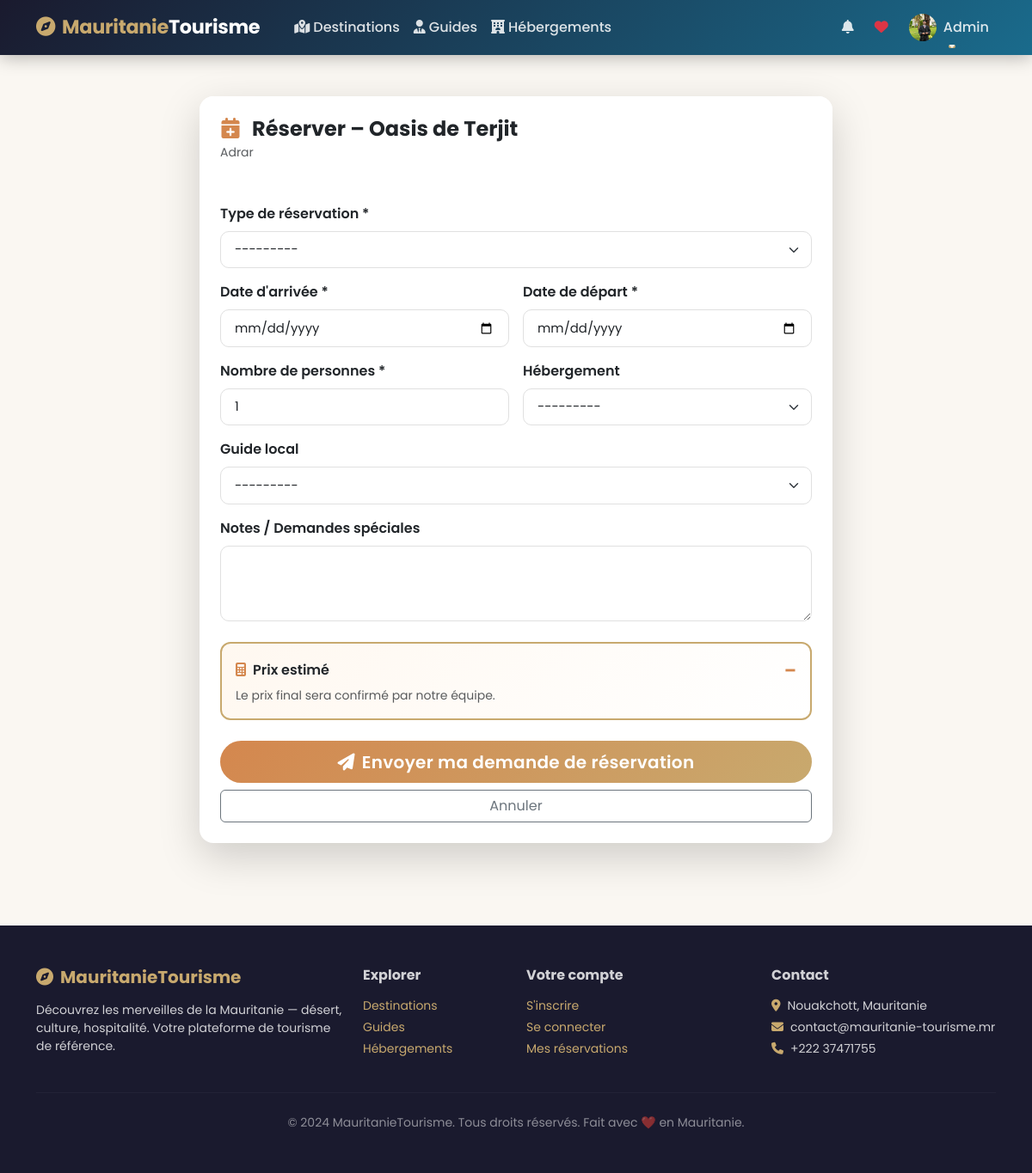
Screenshot of /reserver/4/ (signed in) with the database file from the repository.
### main/models.py (models this page shows, shortened)
class Utilisateur(AbstractUser):
    ROLES = [
        ('visiteur', 'Visiteur'),
        ('utilisateur', 'Utilisateur'),
        ('admin', 'Administrateur'),
    ]
    role = models.CharField(max_length=20, choices=ROLES, default='visiteur')
    telephone = models.CharField(max_length=20, blank=True, null=True)
    adresse = models.CharField(max_length=255, blank=True, null=True)
    pays = models.CharField(max_length=100, blank=True, null=True)
    photo_profil = models.ImageField(upload_to='profils/', blank=True, null=True)
    date_inscription = models.DateTimeField(auto_now_add=True)
    est_actif = models.BooleanField(default=True)
    class Meta:
        db_table = 'UTILISATEUR'
        verbose_name = 'Utilisateur'
        verbose_name_plural = 'Utilisateurs'

class Destination(models.Model):
    nom = models.CharField(max_length=200)
    description = models.TextField()
    region = models.ForeignKey(Region, on_delete=models.SET_NULL, null=True, related_name='destinations')
    latitude = models.DecimalField(max_digits=10, decimal_places=7, null=True, blank=True)
    longitude = models.DecimalField(max_digits=10, decimal_places=7, null=True, blank=True)
    image_principale = models.ImageField(upload_to='destinations/', blank=True, null=True)
    video_url = models.URLField(blank=True, null=True, help_text="URL YouTube ou autre")
    prix_entree = models.DecimalField(max_digits=10, decimal_places=2, default=0)
    est_active = models.BooleanField(default=True)
    date_creation = models.DateTimeField(auto_now_add=True)
    note_moyenne = models.DecimalField(max_digits=3, decimal_places=2, default=0)
    nb_commentaires = models.IntegerField(default=0)
    class Meta:
        db_table = 'DESTINATION'
        verbose_name = 'Destination'
        verbose_name_plural = 'Destinations'

class Region(models.Model):
    nom = models.CharField(max_length=100, unique=True)
    description = models.TextField(blank=True)
    class Meta:
        db_table = 'REGION'

### main/views.py (the view)
# urls.py: path('reserver/<int:dest_id>/',             views.creer_reservation,        name='creer_reservation'),
@login_required
def creer_reservation(request, dest_id):
    destination = get_object_or_404(Destination, pk=dest_id, est_active=True)
    hebergements = destination.hebergements.filter(est_actif=True)
    guides       = destination.guides.filter(est_disponible=True)
    if request.method == 'POST':
        form = ReservationForm(request.POST, destination=destination)
        if form.is_valid():
            reservation = form.save(commit=False)
            reservation.utilisateur  = request.user
            reservation.destination  = destination
            try:
                with connection.cursor() as cursor:
                    cursor.callproc('PKG_RESERVATION.creer_reservation', [
                        request.user.id,
                        destination.id,
                        reservation.type_reservation,
                        reservation.hebergement_id,
                        reservation.guide_id,
                        reservation.date_debut,
                        reservation.date_fin,
                        reservation.nb_personnes,
                        reservation.notes,
                        None, None
                    ])
            except Exception:
                nb_nuits = (reservation.date_fin - reservation.date_debut).days
                prix = 0
                if reservation.hebergement:
                    prix += reservation.hebergement.prix_nuit * nb_nuits
                if reservation.guide:
                    prix += reservation.guide.prix_journee * nb_nuits * reservation.nb_personnes
                reservation.prix_total = prix
                reservation.save()
            messages.success(request, 'Réservation créée ! Elle sera confirmée par notre équipe.')
            return redirect('mes_reservations')
    else:
        form = ReservationForm(destination=destination)
    return render(request, 'reservations/creer.html', {
        'form': form,
        'destination': destination,
        'hebergements': hebergements,
        'guides': guides,
    })

### main/models.py (called while the page is built)
    def __str__(self):
        return f"{self.prenom} {self.nom}"

    def __str__(self):
        return f"{self.nom} - {self.destination.nom}"

### templates/reservations/creer.html (shortened to what this page needs)
{% extends 'base.html' %}
{% block content %}
<div class="py-5" style="background:var(--creme)">
    <div class="container">
        <div class="row justify-content-center">
            <div class="col-lg-8">
                <div class="card border-0 rounded-4 shadow-lg">
                    <div class="card-header bg-white rounded-top-4 p-4 border-0">
                        <h4 class="fw-bold mb-0">
                            <i class="fas fa-calendar-plus me-2" style="color:var(--desert)"></i>
                            Réserver – {{ destination.nom }}
                        </h4>
                        <small class="text-muted">{{ destination.region.nom|default:'' }}</small>
                    </div>
                    <div class="card-body p-4">
                        <form method="post" id="formReservation">
                            <div class="row g-3">
                                <div class="col-12">
                                    <label class="form-label fw-semibold">Type de réservation *</label>
                                    {{ form.type_reservation }}
                                </div>
                                <div class="col-md-6">
                                    <label class="form-label fw-semibold">Date d'arrivée *</label>
                                    {{ form.date_debut }}
                                </div>
                                <div class="col-md-6">
                                    <label class="form-label fw-semibold">Date de départ *</label>
                                    {{ form.date_fin }}
                                </div>
                                <div class="col-md-6">
                                    <label class="form-label fw-semibold">Nombre de personnes *</label>
                                    {{ form.nb_personnes }}
                                </div>
                                <div class="col-md-6">
                                    <label class="form-label fw-semibold">Hébergement</label>
                                    {{ form.hebergement }}
                                </div>
                                <div class="col-12">
                                    <label class="form-label fw-semibold">Guide local</label>
                                    {{ form.guide }}
                                </div>
                                <div class="col-12">
                                    <label class="form-label fw-semibold">Notes / Demandes spéciales</label>
                                    {{ form.notes }}
                                </div>
                            </div>
                            <div class="alert mt-4" style="background:linear-gradient(135deg,#fff8f0,#fff);border:2px solid var(--sable);border-radius:12px">
                                <div class="d-flex justify-content-between align-items-center">
                                    <span class="fw-semibold"><i class="fas fa-calculator me-2" style="color:var(--desert)"></i>Prix estimé</span>
                                    <span class="fw-bold fs-5" id="prix-total" style="color:var(--desert)">–</span>
                                </div>
                                <small class="text-muted d-block mt-1">Le prix final sera confirmé par notre équipe.</small>
                            </div>
                            <div class="d-grid gap-2 mt-4">
                                <button type="submit" class="btn btn-mauritanie btn-lg">
                                    <i class="fas fa-paper-plane me-2"></i>Envoyer ma demande de réservation
                                </button>
                                <a href="{% url 'destination_detail' destination.pk %}" class="btn btn-outline-secondary">
                                    Annuler
                                </a>
                            </div>
                        </form>
                    </div>
                </div>
            </div>
        </div>
    </div>
</div>
{% endblock %}

### templates/base.html (shortened to what this page needs)
<!DOCTYPE html>
<html lang="fr">
<head>
    <link href="https://cdn.jsdelivr.net/npm/bootstrap@5.3.0/dist/css/bootstrap.min.css" rel="stylesheet">
    <link href="https://cdnjs.cloudflare.com/ajax/libs/font-awesome/6.4.0/css/all.min.css" rel="stylesheet">
    {% load static %}
    <link rel="stylesheet" href="{% static 'css/style.css' %}">
</head>
<body>
<nav class="navbar navbar-expand-lg sticky-top">
    <div class="container">
        <a class="navbar-brand" href="{% url 'accueil' %}">
            <i class="fas fa-compass me-2"></i>Mauritanie<span>Tourisme</span>
        </a>
        <div class="collapse navbar-collapse" id="navMenu">
            <ul class="navbar-nav me-auto mb-2 mb-lg-0 ms-3">
                <li class="nav-item"><a class="nav-link" href="{% url 'destinations' %}"><i class="fas fa-map-marked-alt me-1"></i>Destinations</a></li>
                <li class="nav-item"><a class="nav-link" href="{% url 'guides' %}"><i class="fas fa-user-tie me-1"></i>Guides</a></li>
                <li class="nav-item"><a class="nav-link" href="{% url 'hebergements' %}"><i class="fas fa-hotel me-1"></i>Hébergements</a></li>
            </ul>
            <ul class="navbar-nav ms-auto align-items-center">
                {% if user.is_authenticated %}
                    <li class="nav-item me-2 position-relative">
                        <a class="nav-link" href="#" onclick="marquerLu()">
                            <i class="fas fa-bell"></i>
                        </a>
                    </li>
                    <li class="nav-item me-2">
                        <a class="nav-link" href="{% url 'mes_favoris' %}"><i class="fas fa-heart text-danger"></i></a>
                    </li>
                    <li class="nav-item dropdown">
                        <a class="nav-link dropdown-toggle d-flex align-items-center" href="#" data-bs-toggle="dropdown">
                            {% if user.photo_profil %}
                                <img src="{{ user.photo_profil.url }}" width="32" height="32" class="rounded-circle me-2" style="object-fit:cover">
                            {% else %}
                                <div class="bg-warning rounded-circle me-2 d-flex align-items-center justify-content-center" style="width:32px;height:32px;font-size:.8rem;font-weight:700">{{ user.username|first|upper }}</div>
                            {% endif %}
                            {{ user.first_name|default:user.username }}
                        </a>
                    </li>
                {% endif %}
            </ul>
        </div>
    </div>
</nav>
{% block content %}{% endblock %}
<footer class="py-5 mt-5">
    <div class="container">
        <div class="row g-4">
            <div class="col-md-4">
                <h5 class="fw-bold mb-3" style="color:var(--sable)"><i class="fas fa-compass me-2"></i>MauritanieTourisme</h5>
                <p class="small">Découvrez les merveilles de la Mauritanie — désert, culture, hospitalité. Votre plateforme de tourisme de référence.</p>
            </div>
            <div class="col-md-2">
                <h6 class="fw-bold mb-3">Explorer</h6>
                <ul class="list-unstyled small">
                    <li class="mb-1"><a href="{% url 'destinations' %}">Destinations</a></li>
                    <li class="mb-1"><a href="{% url 'guides' %}">Guides</a></li>
                    <li class="mb-1"><a href="{% url 'hebergements' %}">Hébergements</a></li>
                </ul>
            </div>
            <div class="col-md-3">
                <h6 class="fw-bold mb-3">Votre compte</h6>
                <ul class="list-unstyled small">
                    <li class="mb-1"><a href="{% url 'inscription' %}">S'inscrire</a></li>
                    <li class="mb-1"><a href="{% url 'connexion' %}">Se connecter</a></li>
                    {% if user.is_authenticated %}
                    <li class="mb-1"><a href="{% url 'mes_reservations' %}">Mes réservations</a></li>
                    {% endif %}
                </ul>
            </div>
            <div class="col-md-3">
                <h6 class="fw-bold mb-3">Contact</h6>
                <ul class="list-unstyled small">
                    <li class="mb-1"><i class="fas fa-map-marker-alt me-2" style="color:var(--sable)"></i>Nouakchott, Mauritanie</li>
                    <li class="mb-1"><i class="fas fa-envelope me-2" style="color:var(--sable)"></i>contact@mauritanie-tourisme.mr</li>
                    <li class="mb-1"><i class="fas fa-phone me-2" style="color:var(--sable)"></i>+222 37471755</li>
                </ul>
            </div>
        </div>
        <hr style="border-color:rgba(255,255,255,.15)" class="my-4">
        <div class="text-center small" style="color:rgba(255,255,255,.5)">
            © 2024 MauritanieTourisme. Tous droits réservés. Fait avec ❤️ en Mauritanie.
        </div>
    </div>
</footer>
</body>
</html>

### static/css/style.css (style rules this page uses)
:root { --sable: #C8A96E; --desert: #D4874E; --ocean: #1A6B8C; --vert: #2D7D46; --nuit: #1A1A2E; --creme: #FAF7F2; }
body { font-family: 'Poppins', sans-serif; background-color: var(--creme); color: #2d2d2d; }
h1, h2, h3, h4, h5, h6 { font-weight: 700; }
.btn-mauritanie { background: linear-gradient(135deg, var(--desert), var(--sable)); color: #fff !important; border: none; font-weight: 600; border-radius: 50px; padding: .55rem 1.8rem; transition: transform .2s, box-shadow .2s, filter .2s; letter-spacing: .3px; }
.navbar { background: linear-gradient(135deg, var(--nuit) 0%, #16213e 100%); box-shadow: 0 2px 20px rgba(0,0,0,.3); transition: padding .3s; }
.navbar-brand { font-weight: 800; font-size: 1.4rem; color: var(--sable) !important; letter-spacing: -.3px; }
.navbar-brand span { color: #fff; }
.nav-link { color: rgba(255,255,255,.82) !important; font-weight: 500; transition: color .25s; position: relative; }
.nav-link::after { content: ''; position: absolute; bottom: 0; left: 50%; transform: translateX(-50%); width: 0; height: 2px; background: var(--sable); transition: width .3s; border-radius: 2px; }
.form-control, .form-select { border-radius: 10px; border-color: #e0e0e0; padding: .6rem 1rem; font-size: .93rem; transition: border-color .2s, box-shadow .2s; }
.alert { border-radius: 12px; border: none; }
footer { background: linear-gradient(180deg, var(--nuit) 0%, #0d0d1a 100%); color: rgba(255,255,255,.75); }
footer a { color: var(--sable); text-decoration: none; transition: color .2s; }
.rounded-top-4 { border-top-left-radius: 1rem !important; border-top-right-radius: 1rem !important; }

### templates/base.html (style rules this page uses)
:root { --sable: #C8A96E; --desert: #D4874E; --ocean: #1A6B8C; --vert: #2D7D46; --nuit: #1A1A2E; --creme: #FAF7F2; }
* { font-family: 'Poppins', sans-serif; }
body { background: var(--creme); color: #2d2d2d; }
.navbar { background: linear-gradient(135deg, var(--nuit) 0%, var(--ocean) 100%); box-shadow: 0 2px 20px rgba(0,0,0,.3); }
.navbar-brand { font-weight: 700; font-size: 1.4rem; color: var(--sable) !important; }
.navbar-brand span { color: #fff; }
.nav-link { color: rgba(255,255,255,.85) !important; font-weight: 500; transition: .3s; }
.btn-mauritanie { background: linear-gradient(135deg, var(--desert), var(--sable)); color: #fff; border: none; font-weight: 600; border-radius: 50px; padding: .6rem 1.8rem; transition: transform .2s, box-shadow .2s; }
footer { background: var(--nuit); color:rgba(255,255,255,.8); }
footer a { color: var(--sable); text-decoration:none; }
.alert { border-radius: 12px; border:none; }

### rows the page displays
Utilisateur: photo_profil (picture), first_name "Admin"
Destination: nom "Oasis de Terjit", region.nom "Adrar"
